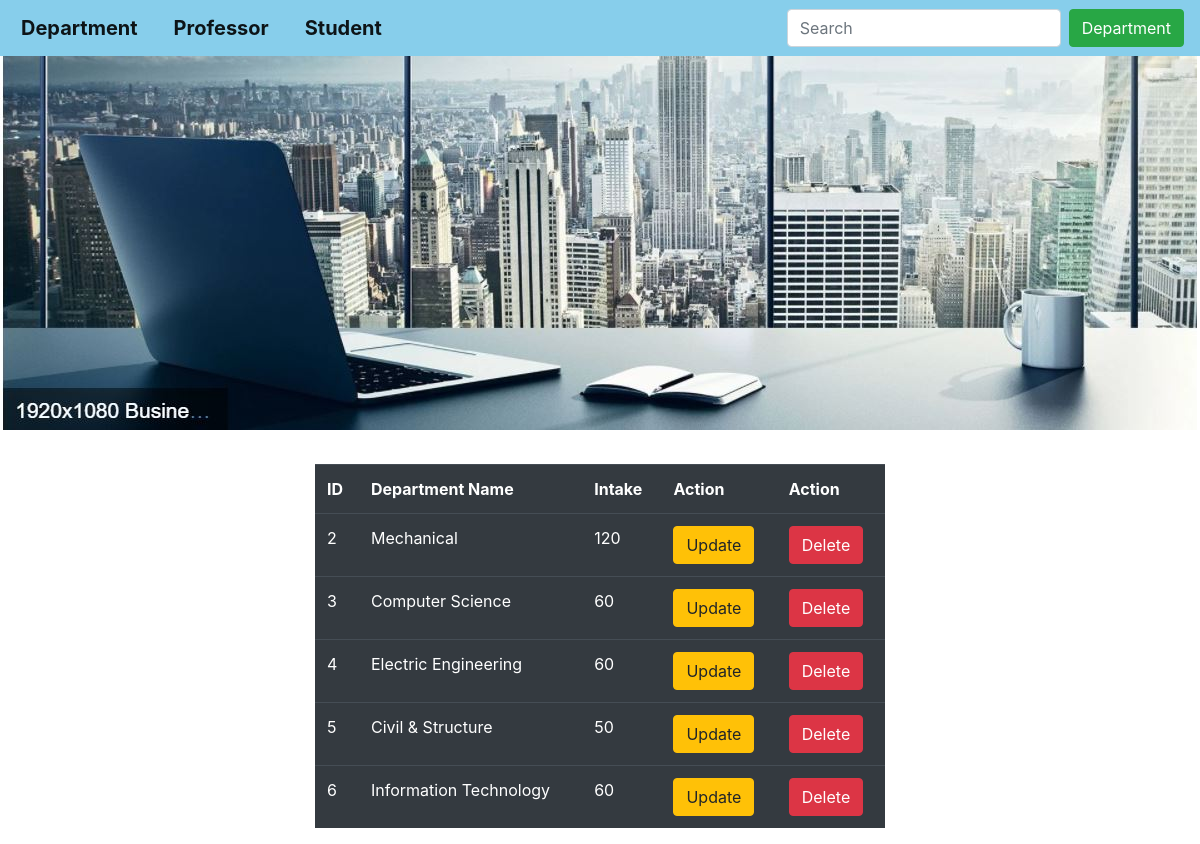
/fa/showDept/, run on the app's committed database.
### FirstApp/models.py (models this page shows, shortened)
class Department(models.Model):
    dept_Name = models.CharField(max_length=40,unique=True)
    intake = models.IntegerField()

### FirstApp/views.py (the view, shortened to what this page needs)
# urls.py: path('showDept/',views.ShowDeptView,name='Show-Dept'),
def ShowDeptView(request):
    dept_object = Department.objects.all()
    template_name = 'FirstApp/showDept.html'
    context = {'dept_object': dept_object}
    return render(request, template_name, context)

### templates/FirstApp/showDept.html (shortened to what this page needs)
{% extends 'layout.html' %}
{% block search %}
    <ul class="navbar-nav ml-auto ">
        <form method="post" class="form-inline" style="margin-right:auto">
            <input class="form-control mr-sm-2" type="search" name="searchdata" placeholder="Search" aria-label="Search" required>
            <button class="btn btn-success " type="submit">Department</button>
        </form>
    </ul>
{% endblock %}
{% block content %}
<div class="container" style="width:50%">
  <table class="table table-dark" >
    <tr>
      <th>ID</th>
      <th>Department Name</th>
      <th>Intake</th>
      <th>Action</th>
      <th>Action</th>
    </tr>
    {% for dept in dept_object %}
      <tr>
        <td>{{dept.id}}</td>
        <td>{{dept.dept_Name}}</td>
        <td>{{dept.intake}}</td>
        <td><a href="{% url 'update_dept' dept.id %}"><button class="btn btn-warning">Update</button></a></td>
        <td><a href="{% url 'Delete_dept' dept.id %}"><button class="btn btn-danger">Delete</button></a></td>
      </tr>
    {% endfor %}
  </table>
</div>
{% endblock %}

### static/FirstApp/style.css (style rules this page uses)
body { background-image: url("Capture_1.JPG"); background-repeat: no-repeat; }

### data on the page
Department: id "2", dept_Name "Mechanical", intake "120"
Department: id "3", dept_Name "Computer Science", intake "60"
Department: id "4", dept_Name "Electric Engineering", intake "60"
Department: id "5", dept_Name "Civil & Structure", intake "50"
Department: id "6", dept_Name "Information Technology", intake "60"
